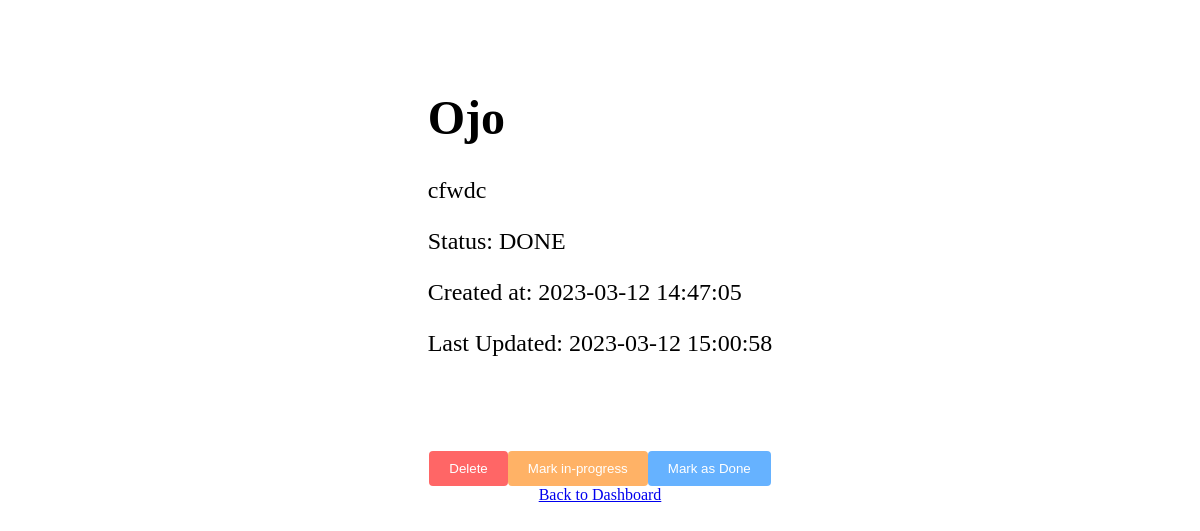
Screenshot of /tasks/6 with the database file from the repository.
### models.py (models this page shows)
class Task(Base):
    __tablename__ = "task"
    id = Column(Integer, primary_key=True, autoincrement=True)
    title = Column(String(50))
    description = Column(String(128))
    status = Column(Enum(Status), default=Status.PENDING, nullable=False)
    created_at = Column(DateTime, nullable=False, default=datetime.utcnow)
    updated_at = Column(DateTime, nullable=False, default=datetime.utcnow, onupdate=datetime.utcnow)
    user_id = Column(Integer, ForeignKey('appuser.id', ondelete='CASCADE'),  nullable=False)

### app.py (the view)
@app.route('/tasks/<int:task_id>', methods=['POST','GET'])
def view_task(task_id):
    if request.method == 'POST':
        new_title = request.form['title']
        new_description = request.form['description']
        new_status = request.form['status']
        breakpoint()
        db.update_task(task_id, new_title, new_description, new_status)
        return redirect(url_for('dashboard'))
    else:
        task = db.get_task(task_id)
        return render_template('task_details.html', task=task, Status=Status)

### repository.py (called while the page is built)
    def get_task(self, task_id_to_lookup):
        result = self.session.get(Task, task_id_to_lookup)
        if result == None:
            raise Exception(f"User not Found")
        return result

### templates/task_details.html (shortened to what this page needs)
<!DOCTYPE html>
<html lang="en">
<head>
    <link rel="stylesheet" href="{{ url_for('static', filename='css/task.css') }}">
</head>
<body>
   <div class="task-info">
        <h1>{{ task.title }}</h1>
        <p>{{ task.description }}</p>
        <p>Status: {{ task.status.value }}</p>
        <p>Created at: {{task.created_at.strftime("%Y-%m-%d %H:%M:%S")}}</p>
        <p>Last Updated: {{task.updated_at.strftime("%Y-%m-%d %H:%M:%S")}}</p>
   </div>
    <div class="button-group">
        <form method="POST" action="{{ url_for('delete_task', task_id=task.id) }}">
            <button class="delete" type="submit">Delete</button>
        </form>
        <form method="POST" action="{{ url_for('update_status', task_id=task.id) }}">
            <button class="in-progress" type="submit">Mark in-progress</button>
        </form>
        <form method="POST" action="{{ url_for('update_status', task_id=task.id) }}">
            <button class="done" type="submit">Mark as Done</button>
        </form>
    </div>
    <a href="{{ url_for('index') }}">Back to Dashboard</a>
</body>
</html>

### static/css/task.css (style rules this page uses)
body { display: flex; justify-content: center; align-items: center; flex-direction: column; }
.task-info { font-size: 2vw; text-align: left; margin: 30px; padding: 20px; box-sizing: content-box; }
.button-group { display: flex; flex-direction: row; align-items: center; margin-top: 20px; }
.delete { background-color: #FF6666; color: white; padding: 10px 20px; border: none; border-radius: 4px; cursor: pointer; }
.in-progress { background-color: #FFB266; color: white; padding: 10px 20px; border: none; border-radius: 4px; cursor: pointer; }
.done { background-color: #66B2FF; color: white; padding: 10px 20px; border: none; border-radius: 4px; cursor: pointer; }

### rows the page displays
Task: title "Ojo", description "cfwdc", status.value "DONE", created_at "2023-03-12 14:47:05", updated_at "2023-03-12 15:00:58"
